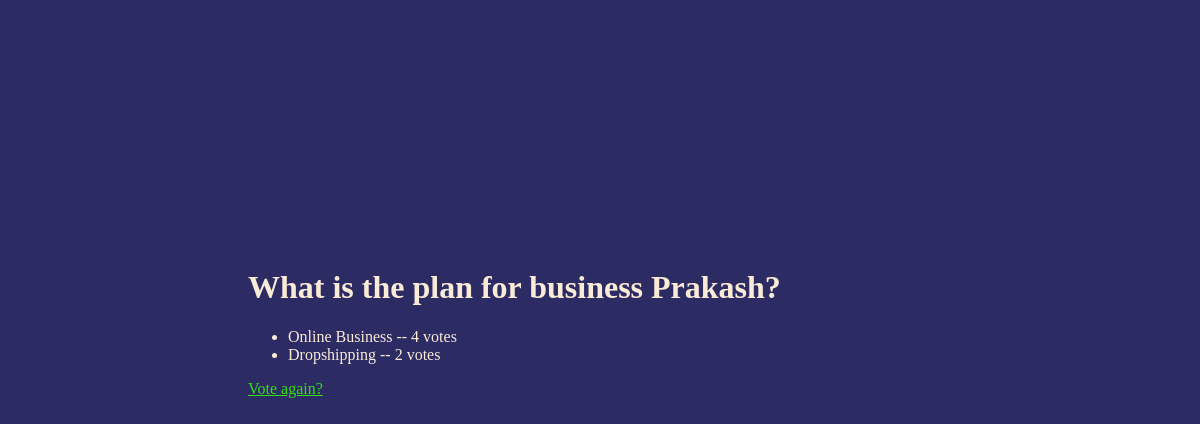
The app's page /polls/3/results/, older data.
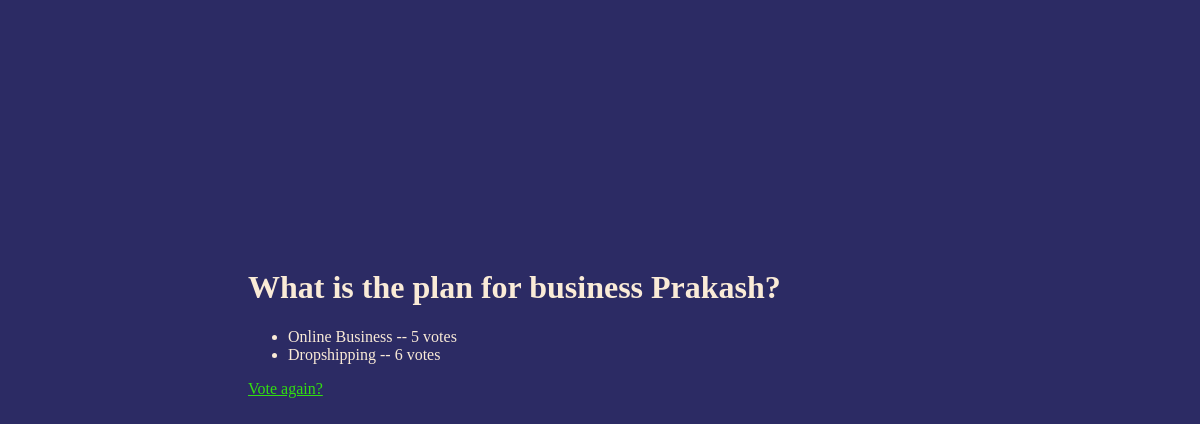
The same page, newer data.
### polls/models.py (models this page shows, shortened)
class Question(models.Model):
    question_text=models.CharField(max_length=200)
    pub_date=models.DateTimeField("date published")

class Choise(models.Model):
    question=models.ForeignKey(Question,on_delete=models.CASCADE,related_name="choice_set")
    choise_text=models.CharField(max_length=200)
    votes=models.IntegerField(default=0)

### polls/views.py (the view)
# urls.py: path("<int:pk>/results/", views.ResultsView.as_view(), name="results"),
class ResultsView(generic.DetailView):
    model = Question
    template_name = "polls/results.html"

### polls/templates/polls/results.html (shortened to what this page needs)
<!DOCTYPE html>
<html lang="en">
<head>
    {% load static %}
    <link rel="stylesheet" href="{% static 'polls/style.css'%}">
</head>
<body>
    <h1>{{ question.question_text }}</h1>
<ul>
{% for choice in question.choice_set.all %}
    <li>{{ choice.choise_text }} -- {{ choice.votes }} vote{{ choice.votes|pluralize }}</li>
{% endfor %}
</ul>
<a class="results" href="{% url 'polls:details' question.id %}">Vote again?</a>
</body>
</html>

### polls/static/polls/style.css (style rules this page uses)
body { color: antiquewhite; padding-left:20%; padding-top: 20%; padding-right: 20%; background: #2c2b64; }
.results { color: rgb(50, 224, 15); }

Row changes from the older to the newer data that the page shows:
changed Choise "Online Business": votes "4" → "5"
changed Choise "Dropshipping": votes "2" → "6"
